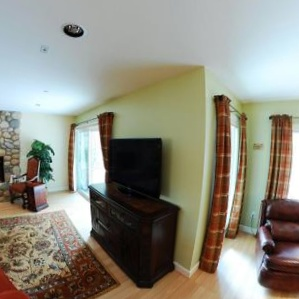
#> input picture continouse_dataset/pano_264b3224ebd143327efe7106d59eb58d_f_307_d_1.036811521600528.jpg, 299 x 299 px, given as the content of the folder 4b3224ebd143327efe7106d59eb58d_f_307_d_1.036811521600528.jpg, which was not available
$ python line_detection_cv.py ../continouse_dataset/pano_264b3224ebd143327efe7106d59eb58d_f_307_d_1.036811521600528.jpg
#> lines starting #> are read from the running program, lines starting #| are printed output that depends on the picture; after the words box and inside, x2 and y2 are one past the last pixel; in counts of white or black regions, pixels touching at a corner belong together; pictures that were not available may be replaced by others from this repository, and a replacement may not be noted
#> further down, input_image is the input picture: shape (299, 299, 3); mean B, G, R 127.3, 139.7, 142.1
import os, sys
import glob
import cv2
import numpy as np


ordner_pfad = sys.argv[1]
files = glob.glob(os.path.join(ordner_pfad, "*.jpg"))

def processImage(input_image):
    gray_image = cv2.cvtColor(input_image, cv2.COLOR_BGR2GRAY)
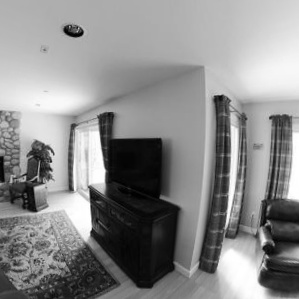
#> gray_image: shape (299, 299); min 0, max 255, mean 139
    #_,thresh = cv2.threshold(gray_image, 100, 255, cv2.THRESH_BINARY)
    edges = cv2.Canny(gray_image,10,254,apertureSize = 3)
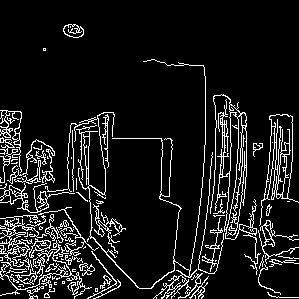
#> edges: shape (299, 299); 10.2% white in thin lines or dots
    minLineLength = 100
    maxLineGap = 5
    lines = cv2.HoughLinesP(edges, cv2.HOUGH_PROBABILISTIC, np.pi/180, 50, minLineLength, maxLineGap)
#> lines = 122 rows, first 6: [219, 182, 219, 174], [1, 112, 1, 117], [115, 264, 139, 288], [203, 175, 203, 163], [205, 144, 205, 95], [249, 233, 256, 233]
    rgb = cv2.cvtColor(edges, cv2.COLOR_GRAY2RGB) # RGB for matplotlib, BGR for imshow() !
#> rgb: shape (299, 299, 3); 10.2% white in thin lines or dots
    for x in range(0, len(lines)):
        for x1,y1,x2,y2 in lines[x]:
            #cv2.line(inputImage,(x1,y1),(x2,y2),(0,128,0),2, cv2.LINE_AA)
            pts = np.array([[x1, y1 ], [x2 , y2]], np.int32)
            cv2.polylines(rgb, [pts], True, (0,255,0))
#> this loop made 122 passes
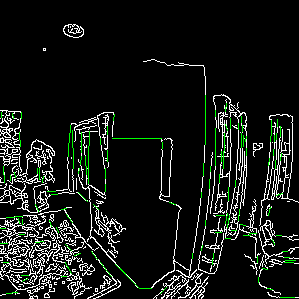
#> rgb: shape (299, 299, 3); mean B, G, R 22.7, 26.2, 22.7
    rgb *= np.array((0,0,10),np.uint8)
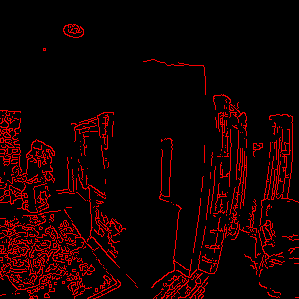
#> rgb: shape (299, 299, 3); 10.29% of pixels changed, all inside (x1, y1, x2, y2) = (0, 24, 299, 299)
    #out = np.bitwise_or(input_image, rgb)
    return rgb


for file in files:
    input_image = cv2.imread(file)
    gray_image = processImage(input_image)
    cv2.imshow("input", gray_image)
    cv2.waitKey(0)
    cv2.destroyAllWindows()

$ run again, on continouse_dataset/pano_530c02959a7fdf8fdda4bac494ba3724_f_350_d_1.0432343186720892.jpg
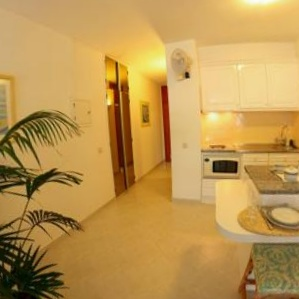
#> input picture continouse_dataset/pano_530c02959a7fdf8fdda4bac494ba3724_f_350_d_1.0432343186720892.jpg, 299 x 299 px, given as the content of the folder c02959a7fdf8fdda4bac494ba3724_f_350_d_1.0432343186720892.jpg, which was not available
#> input_image is the input picture: shape (299, 299, 3); mean B, G, R 80.8, 149.2, 188.7
#> in processImage, `edges = cv2.Canny(gray_image,10,254,apertureSize = 3)`:
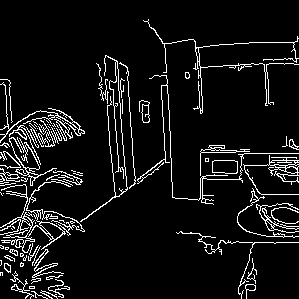
#> edges: shape (299, 299); 7.6% white in thin lines or dots
#> lines = 96 rows, first 6: [80, 221, 111, 199], [171, 168, 171, 181], [200, 153, 200, 175], [201, 152, 235, 152], [120, 103, 120, 112], [207, 179, 240, 179]
#> the loop in processImage, `for x in range(0, len(lines)):` made 96 passes
#> in processImage, `rgb *= np.array((0,0,10),np.uint8)`:
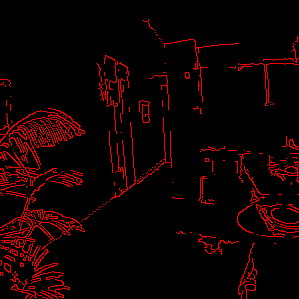
#> rgb: shape (299, 299, 3); mean B, G, R 0, 0, 15.6
